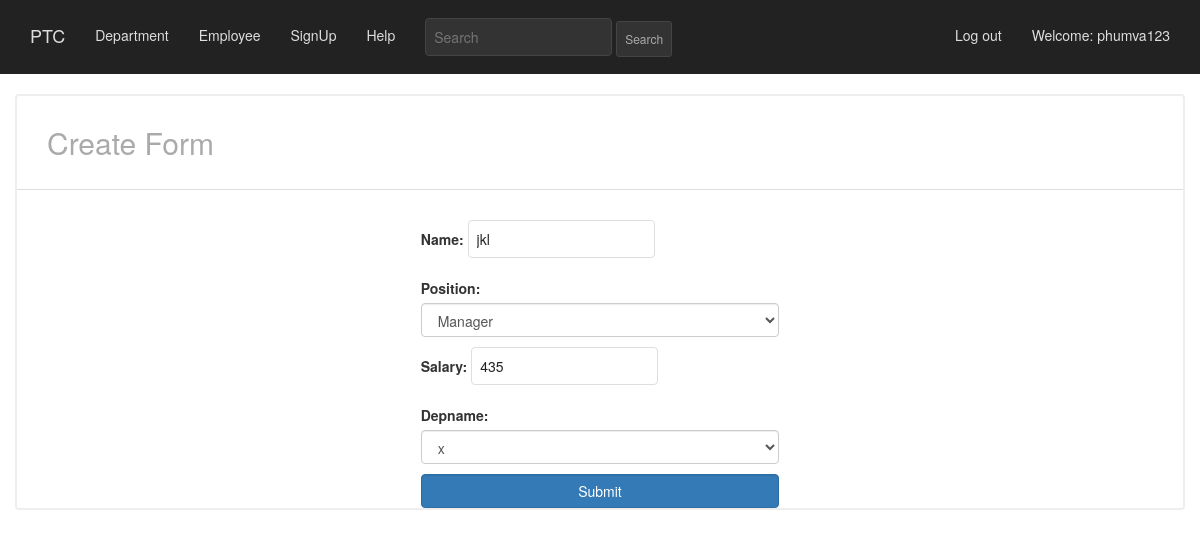
/basic_app/update/8/ (signed in), run on the app's committed database.
### basic_app/models.py (models this page shows, shortened)
class Employee(models.Model):
    positionarr = (('manager','Manager'),('employee','Employee'))
    name = models.CharField(max_length=256)
    position = models.CharField(max_length=256,choices = positionarr,default="")
    age = models.CharField(max_length=256,null=True)
    education = models.CharField(max_length=256, null = True)
    salary = models.IntegerField(null = True)
    email = models.EmailField(max_length=70,blank=True)
    telephone = models.CharField(max_length=256)
    depname = models.ForeignKey(Department,null=True,default="",related_name='depatments',on_delete=models.SET_NULL,blank=True )
    profile_picture = models.ImageField(upload_to='profile_pics')
    loginatten = models.CharField(max_length=256, unique= True)

### basic_app/views.py (the view)
# urls.py: url(r'^update/(?P<pk>\d+)/$',views.EmployeeUpdateView.as_view(),name='update'),
class EmployeeUpdateView(LoginRequiredMixin,UpdateView):
    fields = ("name","position","salary","depname")
    model = models.Employee
    template_name = 'basic_app/employee_form.html'

### basic_app/models.py (called while the page is built)
    def __str__(self):
        return self.dep

### basic_app/templates/basic_app/employee_form.html (shortened to what this page needs)
{% extends "basic_app/basic_app_base.html" %}
{% block body_block %}
<div class="row box_header">
  <div class="col-md-12">
    <h2>Create Form</h2>
  </div>
</div>
<div class="box_body"></div>
  <form enctype="multipart/form-data" method="POST" id="employee-form">
    <div class="row ">
      <div class="col-sm-4">
      </div>
      <div class="col-sm-4 ">
        {{form.as_p}}
      </div>
    </div>
    <div class="row">
      <div class="col-sm-4">
      </div>
      <div class="col-sm-4">
        <input type="submit" class='btn btn-primary form-control' value="Submit">
      </div>
    </div>
  </form>
</div>
{% endblock %}

### basic_app/templates/basic_app/basic_app_base.html (shortened to what this page needs)
<!DOCTYPE html>
{% load staticfiles %}
<html>
  <head>
    <link rel="stylesheet" href="https://maxcdn.bootstrapcdn.com/bootstrap/3.3.7/css/bootstrap.min.css" />
    <link rel="stylesheet" href= "{% static 'css/mystyle.css' %}"/>
    <link href="{% static 'css/zoom.css' %}" rel="stylesheet">
</head>
  <body id="page2">
    <nav class="navbar navbar-default navbar-static-top  ">
      <div class="container">
        <ul class="nav navbar-nav ">
          <li><a class="navbar-brand" href="{% url 'basic_app:list' %}">PTC</a></li>
          <li><a class="navbar-link" href="{% url 'basic_app:dlist' %}">Department</a></li>
          <li><a class="navbar-link" href="{% url 'basic_app:list' %}">Employee</a></li>
          <li><a class="navbar-link" href="{% url 'basic_app:signup' %}">SignUp</a></li>
          <li><a class="navbar-link" href="{% url 'basic_app:help' %}">Help</a></li>
            <form method="GET" action="{% url 'basic_app:search_detail' %}" class="navbar-form pull-right">
            <input type="text" id="searchBox" class="input-medium search-query searchtxtcolor" name="q" placeholder="Search">
            <input type="submit" class="btn btn-primary btn-sm" value="Search" >
            </form>
          </ul>
          <ul class="nav navbar-nav navbar-right">
            {% if user.is_authenticated %}
            <li>
              <a href="{% url 'basic_app:logout' %}" >Log out</a>
            </li>
            <li>
              <a >Welcome: {{ user.username }}</a>
            </li>
              {% else %}
              <li><a class='nav navbar-right' href="{% url 'basic_app:login' %}" ><span class="glyphicon glyphicon-user"></span></a></li>
            {% endif %}
          </ul>
      </div>
    </nav>
<div class="col-sm-12">
    <div class="container bgjumbotron">
      {% block body_block %}
      {% endblock %}
    </div>
  </body>
</html>

### static/css/mystyle.css (style rules this page uses)
input, textarea { border: 1px solid #dedede; padding: 8px; margin-bottom: 10px; color: #222; border-radius: 4px; outline: none !important; }
.box_header { padding: 30px 15px; border-bottom: 1px solid #dedede; }
.box_header h2 { margin: 0; color: #aaa; font-weight: 300; }
body { background-color: #1b1c1d; }
.navbar-default { border-color: #1b1c1d; color: red; }
.navbar.navbar-static-top { background-color: #222; border:none; padding-top: 10px; }
.navbar a { color: #dedede !important; }
.navbar input { background: #333; border-color: #444; }
.nav .btn { padding: 8px; color: #aaa !important; }
.box_body { padding: 15px; }
body#page2 { background-color:#fff; }
.bgjumbotron { background-color: #fff; border:2px solid #eee; border-radius: 4px; }

### data on the page
Employee: name "jkl", position "Manager", salary "435", depname "x"

### other printed values
{{ user.username }} "phumva123"
